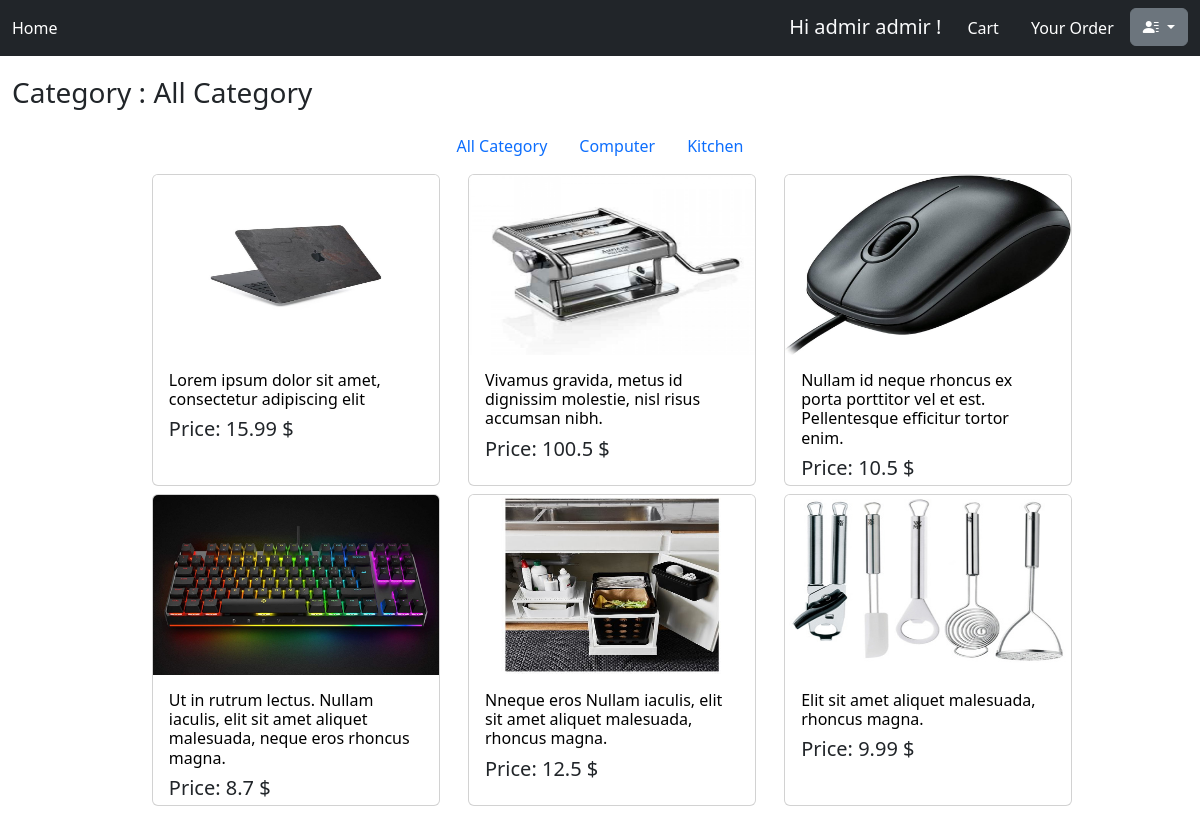
The app's page / (signed in) with its own data.
### shopOnline/models.py (models this page shows)
class Item(models.Model):
    name = models.CharField(max_length=1200, db_index=True)
    image = models.ImageField(null=True, upload_to='images/', blank=True)
    price = models.FloatField(default=0)
    description = models.CharField(blank=True, max_length=10000, db_index=True)
    categories=models.ForeignKey(Categories,on_delete=models.CASCADE,default=None)

### shopOnline/views.py (the view)
# urls.py: path('',listofItem.as_view(),name='shop'),
class listofItem(ListView):
    context_object_name = "list_items"
    template_name = "shopOnline/shop.html"
    def get_queryset(self, *args, **kwargs):
        pk_list = self.kwargs
        if pk_list =={}:
            queryset = Item.objects.filter()
        else:
            queryset = Item.objects.filter(categories=pk_list['pk'])
            print(queryset.values())
        return queryset
    def get_context_data(self, **kwargs):
        context = super().get_context_data(**kwargs)
        pk_list = self.kwargs
        if pk_list =={}:
            context["nameCategory"]="All Category"
        else:
            queryC=Item.objects.filter(pk=pk_list['pk']).select_related("categories").all()
            for item in queryC:
                context["nameCategory"] = item.categories.name
        item_id_cart = []
        Cart(self.request)
        if self.request.session['cart']:
            session_cart = self.request.session['cart']
            for item in session_cart:
                item_id_cart.append(int(item))
            context["cart_id"]=item_id_cart
        print(self.request.user.pk)
        return context

### cart/context_processor.py (called while the page is built)
def cart(request):
    return {'cart':Cart(request)}

### shopOnline/templates/shopOnline/shop.html
{% extends 'base.html' %} }
{% load static %}
{% block content %}
<div style="text-align: center;padding-top: 1vw">
<div style="float: left;">
<h3>Category : {{ nameCategory }}</h3>
</div>
<ul class="nav justify-content-center" style="margin-top: 50px">
  <li class="nav-item">
    <a class="nav-link active" aria-current="page" href={% url 'shop' %}>All Category </a>
  </li>
  <li class="nav-item">
    <a class="nav-link" href={% url 'shopCategoria' 1 %}>Computer</a>
  </li>
  <li class="nav-item">
    <a class="nav-link" href={% url 'shopCategoria' 2 %}>Kitchen</a>
  </li>
</ul>
    {% for item in list_items %}
        <div class="card mt-2 ms-4" style="width: 18rem; display: inline-flex;height: 26vw">
         <a href="{% url 'detail_item' item.pk%}">
            <img  src={{ MEDIA_URL }}{{ item.image }} class="card-img-top" style="height: 15vw" > </a>
         <div class="card-body" style="text-align: left">
      <a href="{% url 'detail_item' item.pk%}" class="link-offset-2 link-underline link-underline-opacity-0" style="text-decoration: none;color: black;}"> <h6 class="card-title" style=":hover {color: blue}:visited {color: cornflowerblue}" >{{ item.name }}</h6> </a>
      <h5 style="left: 0">Price: {{ item.price }} $</h5>
  </div>
    </div>
     {% endfor %}
</div>
{% endblock %}

### templates/base.html (shortened to what this page needs)
{% load static %}
<!DOCTYPE html>
<html class="no-js" lang="pt-br">
<head>
  <link href="https://cdn.jsdelivr.net/npm/bootstrap@5.3.3/dist/css/bootstrap.min.css"
          rel="stylesheet">
    <link rel="stylesheet" href="https://cdn.jsdelivr.net/npm/bootstrap-icons@1.11.3/font/bootstrap-icons.min.css">
</head>
<body>
<div style="position:fixed ;z-index: 20; width: 100% ;top: 0" >
<nav class="navbar navbar-expanded-lg navbar-dark bg-dark mb-5">
    <div class="container-fluid">
        <div class="">
            <ul class="navbar-nav" >
                <li class="nav-item">
          <a class="nav-link active"  href="{% url 'shop' %}">Home</a>
        </li>
            </ul>
        </div>
         <div>
            <ul class="nav link-light" style="color: white">
                {% if user.is_authenticated %}
                    <li class="nav-item">
                    <h5 style="padding-top: 7px;margin-right: 10px" >Hi {{ user.first_name }} {{ user.last_name }} !
                    </h5>
                </li>
                    <li class="nav-item">
                    <a class="nav-link" style="color: white" href="{% url 'cart_detail' %}">Cart
                    </a>
                </li>
                     <li class="nav-item">
                    <a class="nav-link " style="color: white" href="{% url 'detail_orders' %}">Your Order
                    </a>
                </li>
                    <li>
                   <div class="btn-group">
                      <button type="button" class="btn btn-secondary dropdown-toggle" data-bs-toggle="dropdown" aria-expanded="false">
                         <span><i class="bi bi-person-lines-fill"></i></span>
                      </button>
                    </div>
                    </li>
                 {% endif %}
            </ul>
        </div>
    </div>
</nav>
</div>
    <div class="container-fluid mt-5 pt-3">
        {% block content %}
        {% endblock %}
    </div>
</body>
</html>

### records on screen
Item: image (picture), name "Lorem ipsum dolor sit amet, consectetur adipiscing elit", price "15.99"
Item: image (picture), name "Vivamus gravida, metus id dignissim molestie, nisl risus accumsan nibh.", price "100.5"
Item: image (picture), name "Nullam id neque rhoncus ex porta porttitor vel et est. Pellentesque efficitur tortor enim.", price "10.5"
Item: image (picture), name "Ut in rutrum lectus. Nullam iaculis, elit sit amet aliquet malesuada, neque eros rhoncus magna.", price "8.7"
Item: image (picture), name "Nneque eros Nullam iaculis, elit sit amet aliquet malesuada, rhoncus magna.", price "12.5"
Item: image (picture), name "Elit sit amet aliquet malesuada, rhoncus magna.", price "9.99"

### other values on screen
{{ user.first_name }} "admir"
{{ user.last_name }} "admir"
{{ nameCategory }} "All Category"
